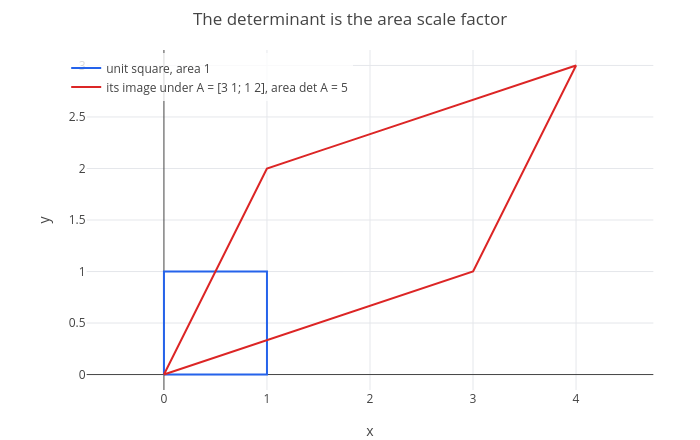

Source (notebook cell):
### Markdown cell above
## 1. Area and orientation

The unit square, spanned by $[1\ 0]$ and $[0\ 1]$, is turned by $A$ into the parallelogram spanned by the two columns
of $A$. Its area is $|\det A|$, where for a $2\times2$ matrix

$$\det\begin{pmatrix} a & b\\ c & d\end{pmatrix} = ad - bc.$$

For $A = [3\ 1;\ 1\ 2]$ the area is $6 - 1 = 5$. The plot shows the outline of the unit square and of its image, traced
as in lesson 1, section 4 (axes: the coordinates $x$ and $y$):

### Code cell
A = [3 1; 1 2];
det(A)
c(z) := (abs(z) - abs(z - 1) + 1)/2;
sq = [c(s) - c(s - 2); c(s - 1) - c(s - 3)];
im = A*sq;
p = show(parametric(sq(1), sq(2), s, 0, 4), parametric(im(1), im(2), s, 0, 4));
p = legend(p, "unit square, area 1", "its image under A = [3 1; 1 2], area det A = 5");
labels(title(p, "The determinant is the area scale factor"), "x", "y")

### Figure 1 — Plotly figure (JSON) as saved in the notebook; plotly's stock layout.template omitted (floating-point values rounded to 4 significant figures; data arrays with more than 128 entries replaced by an {"elided": "..."} marker saying what was removed)
{"data": [{"line": {"color": "#2563eb", "width": 2}, "mode": "lines", "name": "unit square, area 1", "type": "scatter", "x": {"elided": "402 float values"}, "y": {"elided": "402 float values"}}, {"line": {"color": "#dc2626", "width": 2}, "mode": "lines", "name": "its image under A = [3 1; 1 2], area det A = 5", "type": "scatter", "x": {"elided": "402 float values"}, "y": {"elided": "402 float values"}}], "layout": {"height": 440, "legend": {"bgcolor": "rgba(255,255,255,0.8)", "x": 0.01, "xanchor": "left", "y": 0.99, "yanchor": "top"}, "margin": {"b": 50, "l": 60, "r": 20, "t": 50}, "showlegend": true, "title": {"text": "The determinant is the area scale factor"}, "width": 700, "xaxis": {"constrain": "domain", "range": [-0.75, 4.75], "title": {"text": "x"}, "zeroline": true}, "yaxis": {"constrain": "domain", "range": [-0.15, 3.15], "scaleanchor": "x", "scaleratio": 1, "title": {"text": "y"}, "zeroline": true}}}
